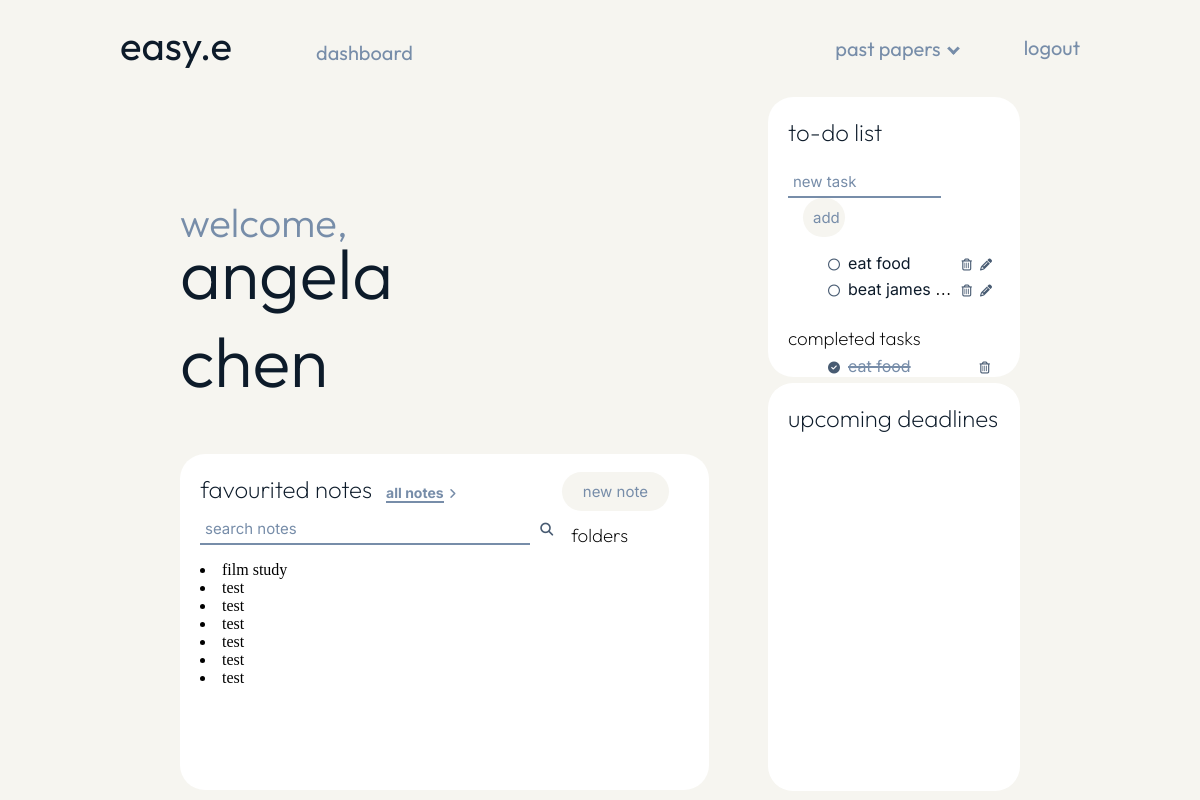
The app's page /dashboard (signed in), older data.
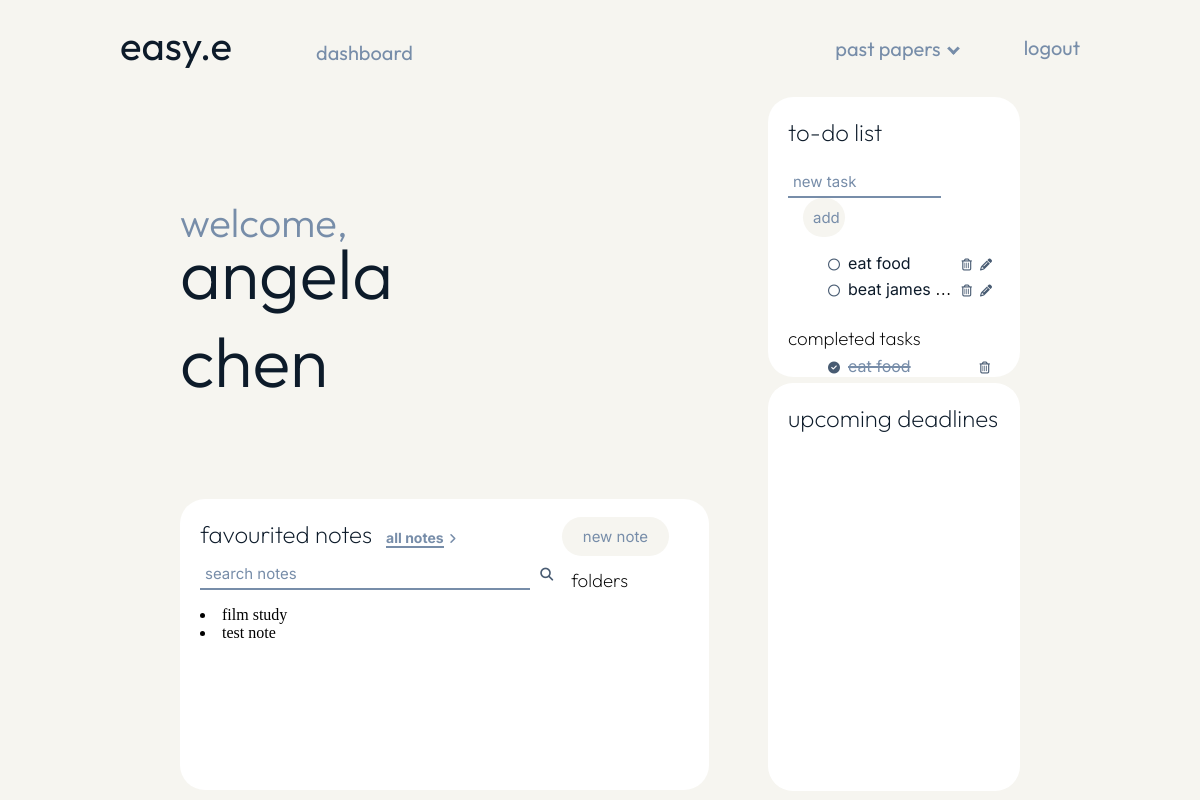
The same page, newer data.
### models.py (models this page shows, shortened)
class User(UserMixin, db.Model):
    __tablename__ = "user_login"
    id = db.Column(db.Integer, primary_key=True)
    name = db.Column(db.Text())
    user_name = db.Column(db.String(15), unique=True)
    user_email = db.Column(db.String(50), unique=True)
    user_password = db.Column(db.String(80))
    todo = db.relationship ("Todo", backref='todo')

class Notes(db.Model):
    __tablename__ = "notes"
    id = db.Column(db.Integer, primary_key=True)
    user = db.Column(db.Integer(), db.ForeignKey('user_login.id'))
    name = db.Column(db.String(50))
    favourite = db.Column(db.Boolean, default=False)
    content = db.Column(db.String())
    subjects = db.relationship('Subjects', secondary=note_subject, backref='subjects')

class Todo(db.Model):
    __tablename__ = "todo"
    id = db.Column(db.Integer, primary_key=True)
    name = db.Column(db.Text())
    user = db.Column(db.Integer(), db.ForeignKey('user_login.id'))
    complete = db.Column(db.Boolean, default=False)

### main.py (the view)
@app.route("/dashboard")
@login_required
def dashboard():
    incomplete_tasks = models.Todo.query.filter_by(user=current_user.id, complete=False)
    complete_tasks = models.Todo.query.filter_by(user=current_user.id, complete=True)
    notes = models.Notes.query.filter_by(user=current_user.id)
    return render_template ("dashboard.html", name=current_user.name, incomplete_tasks=incomplete_tasks, complete_tasks=complete_tasks, notes=notes)

### main.py (called while the page is built)
@login_manager.user_loader
def load_user(user_id):
    return models.User.query.get(int(user_id))

### templates/dashboard.html (shortened to what this page needs)
<head>
    <link rel="stylesheet" href="/static/styles.css">
</head>
<nav class="navbar">
    <a id="home_button">easy.e</a>
    <a class="dashboard_button" href="{{url_for('dashboard')}}">dashboard</a>
    <a class="nav_button" href="{{url_for('logout')}}">logout</a>
    <div id="paper_dropdown">
        <button class="dropdown_button" href="{{url_for('papers')}}">past papers<i class="arrow down"></i></button>
    </div>
</nav>
<div class="page">
    <div class="dashboard_left">
        <div class="dashboard_header">
            <h1 class="welcome">welcome,</h1><h1 class="welcome_name">{{ name }}</h1>
        </div>
        <div class="favourites">
            <div class="favourites_text">
                <div class="favourites_heading">
                    <h2 class="dashboard_subheadings">favourited notes</h2>
                    <a href="{{url_for('notes')}}" class="notes_link">all notes</a><span class="arrow_icon_right"><i class="fa-solid fa-angle-right"></i></span>
                    <a href="{{url_for('new_note')}}"><button class="note_button">new note</button></a>
                </div>
                <div class="favourites_left">
                    <form method="POST">
                        <input type="text" placeholder="search notes" class="notes_search"><span class="search_icon"><i class="fa-solid fa-magnifying-glass"></i></span>
                    </form>
                    {% for note in notes %}
                        <li>{{ note.name }}</li>
                    {% endfor %}
                </div>
                <div class="favourites_right">
                    <h3 class="subheadings_small">folders</h3>
                </div>
            </div>
        </div>
    </div>
    <div class="dashboard_right">
        <div class="todo">
            <div class="todo_text">
                <h2 class="dashboard_subheadings">to-do list</h2>
                <div>
                    <form action="{{url_for('add_task')}}" method="POST">
                        <input type="text" name="task_add" placeholder="new task" class="todo_textbox">
                        <input type="submit" value="add" class="todo_button">
                    </form>
                </div>
                <form method="POST">
                    {% for task in incomplete_tasks %}
                        <ul class="task">
                            <span class="tick_icon"><a href="/complete_task/{{ task.id }}" class="complete"><i class="fa-regular fa-circle"></i></a></span>
                                <div class="truncate">
                                    <li class="task_name">{{ task.name }}</li>
                                </div>
                            <span class="delete_icon"><a href="/delete_task/{{ task.id }}" class="delete"><i class="fa-regular fa-trash-can"></i></a></span>
                            <span class="pen_icon"><a href="/update_task/{{ task.id }}" class="update"><i class="fa-solid fa-pencil"></i></a></span>
                        </ul>
                    {% endfor %}
                    <br>
                </form>
                <h3 class="subheadings_small">completed tasks</h3>
                    {% for task in complete_tasks %}
                        <ul class="task">
                            <span class="tick_icon"><a href="/redo_complete_task/{{ task.id}}" class="complete"><i class="fa-solid fa-circle-check"></i></a></span>
                            <div class="truncate">
                                <li class="completed_task_name">{{ task.name }}</li>
                            </div>
                            <span class="completed_delete_icon"><a href="/delete_task/{{ task.id }}" class="delete"><i class="fa-regular fa-trash-can"></i></a></span>
                        </ul>
                    {% endfor %}
            </div>
        </div>
        <div class="calender">
            <div class="calender_text">
                <h2 class="dashboard_subheadings">upcoming deadlines</h2>
            </div>
        </div>
    </div>
</div>

### static/styles.css (style rules this page uses)
.navbar { font-family: 'Outfit', sans-serif; font-size: 20px; color: #778da9; width: 80%; margin: auto; padding-top: 20px; text-decoration: none; }
#home_button { margin-right: 150px; font-size: 2em; color: #0d1b2a; text-decoration: none; user-select: none; font-family: 'Outfit', sans-serif; }
.nav_button { margin-left: 50px; margin-top: 15px; color: #778da9; float: right; text-decoration: none; }
.dashboard_button { text-decoration: none; margin-left: -70px; color: #778da9; }
#paper_dropdown { position: relative; float: right; }
.dropdown_button { font-family: 'Outfit', sans-serif; background-color: #f6f5f0; color: #778da9; padding: 16px; font-size: 20px; border: none; cursor: pointer; }
.arrow { border: solid #778da9; border-width: 0 3px 3px 0; display: inline-block; padding: 3px; }
.down { transform: rotate(45deg); margin-left: 8px; margin-bottom: 3px; }
.page { width: 70%; margin: auto; }
.dashboard_left { width: 70%; height: 90vh; display: grid; float: left; }
.dashboard_right { width: 30%; height: 90vh; display: grid; float: left; }
.dashboard_header { font-family: 'Outfit', sans-serif; padding-top: 100px; font-size: 20px; width: 50%; margin-bottom: 0; }
.welcome { font-weight: 300; color: #778da9; user-select: none; }
.welcome_name { font-weight: 300; font-size: 70px; padding-top: 0; margin-top: -45px; color: #0d1b2a; user-select: none; }
.dashboard_subheadings { font-family: 'Outfit', sans-serif; font-weight: 200; margin-top: 0; color: #0d1b2a; position: sticky; width: fit-content; display: inline-block; }
.todo { background-color: white; border-radius: 25px; margin-top: 20px; height: 35vh; overflow-y: auto; overflow-x: hidden; }
.calender { height: 51vh; background-color: white; border-radius: 25px; margin-top: 0px; }
.favourites { background-color: white; border-radius: 25px; width: 90%; margin-top: -80px; }
.favourites_heading { margin-bottom: -10px; }
.notes_link { font-family: 'Inter', sans-serif; margin-left: 10px; text-decoration: none; color: #778da9; font-size: 14px; border-bottom: 2px solid #778da9; font-weight: bold; }
.arrow_icon_right { margin-left: 5px; font-size: 12px; color: #778da9; }
.search_icon { margin-left: 10px; font-size: 13px; color: #485b72; margin-bottom: 0; }
.favourites_left { display: inline-block; width: 75%; vertical-align: top; margin-top: 0; }
.favourites_right { width: 20%; display: inline-block; margin-top: -10px; vertical-align: top; }
.todo_text, .calender_text, .favourites_text { padding: 20px; }
.subheadings_small { font-family: 'Outfit', sans-serif; font-weight: 200; margin-bottom: -10px; }
.todo_textbox, .notes_search { font-family: 'Inter', sans-serif; color: #0d1b2a; padding: 5px; font-size: 15px; border: none; border-bottom: 2px solid #778da9; }
.todo_textbox { width:72%; }
.notes_search { width: 90%; }
::placeholder { color: #778da9; font-weight: normal; }
.todo_button, .note_button { color: #778da9; border-radius: 20px; padding: 10px; border: none; background-color: #f6f5f0; font-family: 'Inter', sans-serif; margin-left: 15px; transition-duration: 0.2s; cursor: pointer; font-size: 15px; margin-right: 10px; }
.todo_button { width: 20%; }
.note_button { float: right; margin-top: -2px; margin-right: 20px; width: 22%; }
.task { vertical-align: middle; margin-bottom: -10px; display: flex; }
.truncate { flex: 1; overflow: hidden; white-space: nowrap; text-overflow: ellipsis; width: 70%; display: inline-block; }
.task_name { display: inline; font-family: 'Inter', sans-serif; color: #0d1b2a; width: fit_content; overflow: hidden; white-space: nowrap; text-overflow: ellipsis; margin: 0; }
.completed_task_name { width: fit-content; display: inline; font-family: 'Inter', sans-serif; color: #778da9; text-decoration: line-through; text-decoration-thickness: 2px; }
.delete_icon, .pen_icon, .completed_delete_icon { position: relative; display: inline-block; margin-left: 8px; font-size: 12px; color: #485b72; font-weight: 400; margin-top: 6px; }
.completed_delete_icon { margin-right: 10px; }
.tick_icon { font-weight: 400; font-size: 12px; margin-right: 8px; color: #485b72; position: relative; display: inline-block; margin-top: 6px; }
.pen_icon { font-weight: 400; font-size: 12px; margin-right: 8px; color: #485b72; position: relative; display: inline-block; }
.delete, .complete, .update { text-decoration: none; color: inherit; }

Row changes from the older to the newer data that the page shows:
removed Notes: name "test"
removed Notes: name "test"
removed Notes: name "test"
removed Notes: name "test"
removed Notes: name "test"
changed Notes: name "test" → "test note"
